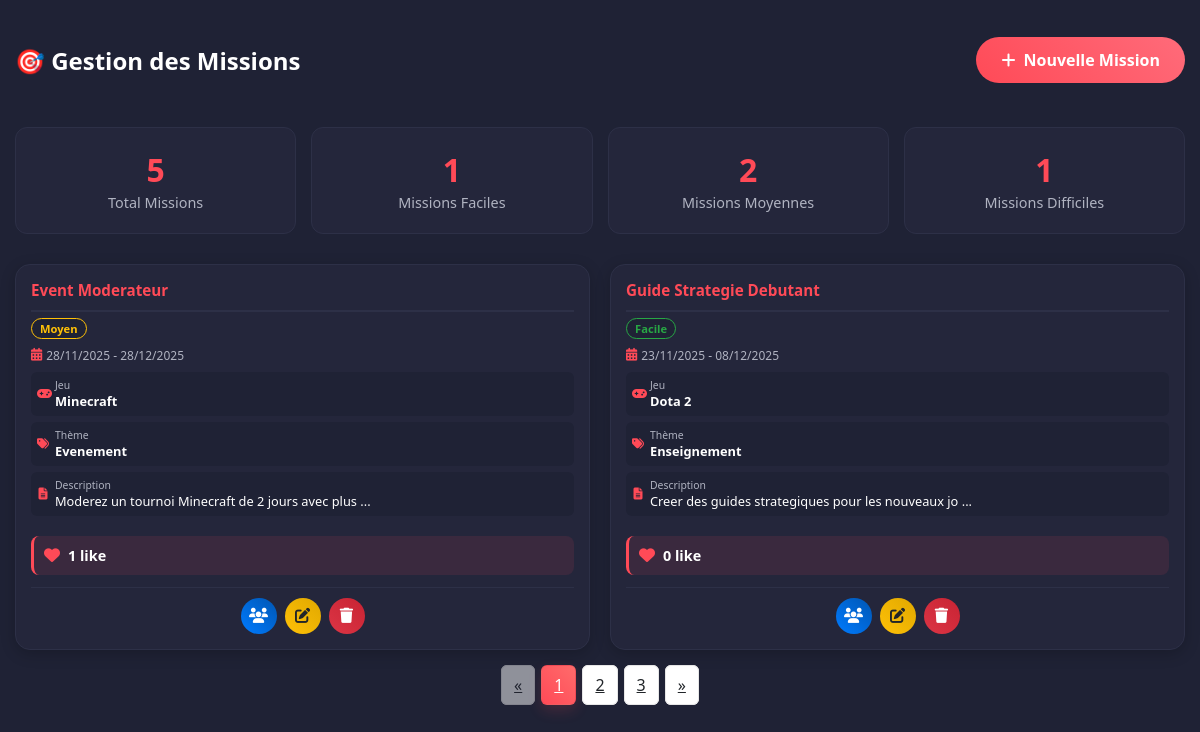
The app's page /view/backoffice/mission/missionliste.php with its own data.
### tables this page shows
CREATE TABLE `missions` (
  `id` int(11) NOT NULL,
  `titre` varchar(255) NOT NULL,
  `jeu` varchar(100) NOT NULL,
  `theme` varchar(100) DEFAULT NULL,
  `niveau_difficulte` enum('Facile','Moyen','Difficile','Expert') DEFAULT 'Moyen',
  `description` longtext DEFAULT NULL,
  `competences_requises` varchar(500) DEFAULT NULL,
  `salaire_propose` decimal(10,2) DEFAULT NULL,
  `duree_estimee` varchar(100) DEFAULT NULL,
  `nombre_places` int(11) DEFAULT 1,
  `date_creation` timestamp NOT NULL DEFAULT current_timestamp(),
  `date_debut` date DEFAULT NULL,
  `date_fin` date DEFAULT NULL,
  `statut` enum('Ouverte','En cours','Fermee','Annulee') DEFAULT 'Ouverte',
  `createur_id` int(11) NOT NULL,
  `partenaire_id` int(11) DEFAULT NULL
);

### db_config.php (called while the page is built, shortened)
<?php
if (!class_exists('config')) {
    class config
    {
        public static function getConnexion()
        {
            $host = "localhost";
            $db   = "projetweb3";
            $user = "root";
            $pass = "";
            $dsn = "mysql:host=$host;dbname=$db;charset=utf8";
            try {
                $pdo = new PDO($dsn, $user, $pass);
                $pdo->setAttribute(PDO::ATTR_ERRMODE, PDO::ERRMODE_EXCEPTION);
                return $pdo;
            } catch (PDOException $e) {
                die("Erreur de connexion : " . $e->getMessage());
            }
        }
    }
}

### controller/missioncontroller.php (called while the page is built, shortened)
<?php
require_once __DIR__ . '/../db_config.php';
class missioncontroller
{
    private $db;
    public function __construct()
    {
        $this->db = config::getConnexion();
    }
    public function missionliste()
    {
        $sql = "SELECT * FROM missions ORDER BY date_creation DESC";
        $stmt = $this->db->prepare($sql);
        $stmt->execute();
        return $stmt->fetchAll(PDO::FETCH_ASSOC);
    }
    public function getMissionsPaginated(int $page = 1, int $perPage = 10): array
    {
        $offset = ($page - 1) * $perPage;
        $countSql = "SELECT COUNT(*) as cnt FROM missions";
        $countStmt = $this->db->prepare($countSql);
        $countStmt->execute();
        $total = (int) $countStmt->fetch(PDO::FETCH_ASSOC)['cnt'];
        $sql = "SELECT * FROM missions ORDER BY date_creation DESC LIMIT :limit OFFSET :offset";
        $stmt = $this->db->prepare($sql);
        $stmt->bindValue(':limit', (int)$perPage, PDO::PARAM_INT);
        $stmt->bindValue(':offset', (int)$offset, PDO::PARAM_INT);
        $stmt->execute();
        $data = $stmt->fetchAll(PDO::FETCH_ASSOC);
        return ['data' => $data, 'total' => $total];
    }
}

### controller/LikeController.php (called while the page is built, shortened)
<?php
require_once __DIR__ . '/../db_config.php';
class LikeController
{
    private $db;
    private static $tableCreated = false;
    public function __construct()
    {
        $this->db = config::getConnexion();
        $this->ensureTableExists();
    }
    private function ensureTableExists()
    {
        if (self::$tableCreated) {
            return;
        }
        try {
            $this->db->query("SELECT 1 FROM likes_missions LIMIT 1");
            self::$tableCreated = true;
        } catch (PDOException $e) {
            if (strpos($e->getMessage(), "doesn't exist") !== false ||
                strpos($e->getMessage(), "Unknown table") !== false) {
                $this->createTable();
                self::$tableCreated = true;
            }
        }
    }
    public function getLikesCountForMissions(array $mission_ids)
    {
        try {
            $placeholders = implode(',', array_fill(0, count($mission_ids), '?'));
            $sql = "SELECT mission_id, COUNT(*) as count
                    FROM likes_missions
                    WHERE mission_id IN ($placeholders)
                    GROUP BY mission_id";
            $stmt = $this->db->prepare($sql);
            $stmt->execute($mission_ids);
            $results = $stmt->fetchAll(PDO::FETCH_ASSOC);
            $likesCount = [];
            foreach ($results as $row) {
                $likesCount[$row['mission_id']] = (int) $row['count'];
            }
            foreach ($mission_ids as $mission_id) {
                if (!isset($likesCount[$mission_id])) {
                    $likesCount[$mission_id] = 0;
                }
            }
            return $likesCount;
        } catch (PDOException $e) {
            if (strpos($e->getMessage(), "doesn't exist") !== false) {
                $this->createTable();
                self::$tableCreated = true;
                return array_fill_keys($mission_ids, 0);
            }
            throw $e;
        }
    }
}

### view/backoffice/mission/missionliste.php (the view, shortened to what this page needs)
<?php
require_once __DIR__ . '/../../../controller/missioncontroller.php';
require_once __DIR__ . '/../../../controller/LikeController.php';
$missionC = new missioncontroller();
$likeController = new LikeController();
$page = isset($_GET['page']) ? max(1, intval($_GET['page'])) : 1;
$perPage = 2;
$pag = $missionC->getMissionsPaginated($page, $perPage);
$missions = $pag['data'];
$totalMissions = $pag['total'];
$totalPages = (int) ceil($totalMissions / $perPage);
$allMissions = $missionC->missionliste();
$missionIds = array_column($missions, 'id');
$likesCount = $likeController->getLikesCountForMissions($missionIds);
?>
<!DOCTYPE html>
<html lang="fr">
<head>
    <link rel="stylesheet" href="../assets/css/custom-backoffice.css">
    <link rel="stylesheet" href="https://cdnjs.cloudflare.com/ajax/libs/font-awesome/6.5.0/css/all.min.css">
</head>
<body>
<div class="container mt-4">
    <div class="missions-header">
        <h2 class="text-white">🎯 Gestion des Missions</h2>
        <a href="addmission.php" class="add-mission-btn">
            <i class="fas fa-plus"></i> Nouvelle Mission
        </a>
    </div>
        <div class="missions-stats">
        <div class="mission-stat-card">
            <span class="mission-stat-number"><?= count($allMissions) ?></span>
            <span class="mission-stat-label">Total Missions</span>
        </div>
        <div class="mission-stat-card">
            <span class="mission-stat-number">
                <?= count(array_filter($allMissions, fn($m) => strtolower($m['niveau_difficulte']) === 'facile')) ?>
            </span>
            <span class="mission-stat-label">Missions Faciles</span>
        </div>
        <div class="mission-stat-card">
            <span class="mission-stat-number">
                <?= count(array_filter($allMissions, fn($m) => strtolower($m['niveau_difficulte']) === 'moyen')) ?>
            </span>
            <span class="mission-stat-label">Missions Moyennes</span>
        </div>
        <div class="mission-stat-card">
            <span class="mission-stat-number">
                <?= count(array_filter($allMissions, fn($m) => strtolower($m['niveau_difficulte']) === 'difficile')) ?>
            </span>
            <span class="mission-stat-label">Missions Difficiles</span>
        </div>
    </div>
    <div class="mission-grid">
        <?php if (empty($missions)): ?>
            <div class="empty-state">
                <i class="fas fa-tasks"></i>
                <h3>Aucune mission trouvée</h3>
                <p>Commencez par créer votre première mission</p>
                <a href="addmission.php" class="add-mission-btn" style="margin-top: 15px;">
                    <i class="fas fa-plus"></i> Créer une mission
                </a>
            </div>
        <?php else: ?>
            <?php foreach ($missions as $m): ?>
                <div class="mission-card">
                    <div class="mission-header">
                        <div>
                            <h3 class="mission-title"><?= htmlspecialchars($m['titre']) ?></h3>
                            <span class="mission-difficulty difficulty-<?= strtolower($m['niveau_difficulte']) ?>">
                                <?= ucfirst($m['niveau_difficulte']) ?>
                            </span>
                        </div>
                    </div>
                    <div class="mission-dates">
                        <div class="date-info">
                            <i class="fas fa-calendar-alt"></i>
                            <span><?= date('d/m/Y', strtotime($m['date_debut'])) ?> - <?= date('d/m/Y', strtotime($m['date_fin'])) ?></span>
                        </div>
                    </div>
                    <div class="mission-details">
                        <div class="detail-item">
                            <i class="fas fa-gamepad"></i>
                            <div>
                                <div class="detail-label">Jeu</div>
                                <div class="detail-value"><?= htmlspecialchars($m['jeu']) ?></div>
                            </div>
                        </div>
                        <div class="detail-item">
                            <i class="fas fa-tags"></i>
                            <div>
                                <div class="detail-label">Thème</div>
                                <div class="detail-value"><?= htmlspecialchars($m['theme']) ?></div>
                            </div>
                        </div>
                        <?php if (!empty($m['description'])): ?>
                        <div class="detail-item" style="grid-column: 1 / -1;">
                            <i class="fas fa-file-alt"></i>
                            <div>
                                <div class="detail-label">Description</div>
                                <div class="detail-value" style="font-weight: normal; overflow: hidden; text-overflow: ellipsis; white-space: nowrap;">
                                    <?= htmlspecialchars(substr($m['description'], 0, 50)) ?>
                                    <?= strlen($m['description']) > 50 ? '...' : '' ?>
                                </div>
                            </div>
                        </div>
                        <?php endif; ?>
                    </div>
                    <div class="mission-likes-info" style="margin: 12px 0; padding: 10px; background: rgba(255, 74, 87, 0.1); border-radius: 8px; border-left: 3px solid #ff4a57; display: flex; align-items: center; gap: 8px;">
                        <i class="fas fa-heart" style="color: #ff4a57; font-size: 1rem;"></i>
                        <span style="color: var(--text-color); font-weight: 600; font-size: 0.9rem;">
                            <?= isset($likesCount[$m['id']]) ? number_format($likesCount[$m['id']], 0, ',', ' ') : '0' ?>
                            <?= isset($likesCount[$m['id']]) && $likesCount[$m['id']] > 1 ? 'likes' : 'like' ?>
                        </span>
                    </div>
                    <div class="mission-actions">
                        <a href="../condidature/listecondidature.php?mission_id=<?= $m['id'] ?>&mission_titre=<?= urlencode($m['titre']) ?>"
                           class="btn-icon btn-candidatures"
                           title="Voir les candidatures">
                            <i class="fas fa-users"></i>
                        </a>
                        <a href="modifiermission.php?id=<?= $m['id'] ?>"
                           class="btn-icon btn-modifier"
                           title="Modifier la mission">
                            <i class="fas fa-edit"></i>
                        </a>
                        <a href="deletemission.php?id=<?= $m['id'] ?>"
                           class="btn-icon btn-supprimer"
                           title="Supprimer la mission"
                           onclick="return confirm('Êtes-vous sûr de vouloir supprimer cette mission ?');">
                            <i class="fas fa-trash"></i>
                        </a>
                    </div>
                </div>
            <?php endforeach; ?>
        <?php endif; ?>
    </div>
    <?php if ($totalPages > 1): ?>
    <div class="text-center mt-4">
        <nav aria-label="Pagination">
            <ul class="pagination justify-content-center">
                <li class="page-item <?= $page <= 1 ? 'disabled' : '' ?>">
                    <a class="page-link" href="?page=<?= max(1, $page-1) ?>" aria-label="Précédent">&laquo;</a>
                </li>
                <?php for ($p = 1; $p <= $totalPages; $p++): ?>
                    <li class="page-item <?= $p === $page ? 'active' : '' ?>">
                        <a class="page-link" href="?page=<?= $p ?>"><?= $p ?></a>
                    </li>
                <?php endfor; ?>
                <li class="page-item <?= $page >= $totalPages ? 'disabled' : '' ?>">
                    <a class="page-link" href="?page=<?= min($totalPages, $page+1) ?>" aria-label="Suivant">&raquo;</a>
                </li>
            </ul>
        </nav>
    </div>
    <?php endif; ?>
</div>
</body>
</html>

### view/backoffice/assets/css/custom-backoffice.css (style rules this page uses)
:root { --primary-color: #ff4a57; --primary-light: #ff6b7a; --secondary-color: #1f2235; --accent-color: #24263b; --text-color: #ffffff; --text-muted: #b0b3c1; --sidebar-width: 250px; --success: #28a745; --warning: #ffc107; --danger: #dc3545; --info: #17a2b8; --border-color: #2d3047; }
body { background-color: var(--secondary-color); color: var(--text-color); font-family: 'Segoe UI', Tahoma, Geneva, Verdana, sans-serif; margin: 0; padding: 0; }
.mission-grid { display: grid; grid-template-columns: repeat(auto-fill, minmax(350px, 1fr)); gap: 25px; margin-top: 30px; }
.mission-card { background: var(--accent-color); padding: 25px; border-radius: 15px; border: 1px solid var(--border-color); box-shadow: 0 4px 15px rgba(0, 0, 0, 0.2); transition: all 0.3s ease; position: relative; }
.mission-title { font-size: 1.3rem; font-weight: 700; color: var(--primary-color); margin-bottom: 15px; border-bottom: 2px solid var(--border-color); padding-bottom: 10px; }
.mission-actions { margin-top: 20px; display: flex; justify-content: center; gap: 8px; }
.btn-icon { width: 40px; height: 40px; border-radius: 50%; display: flex; align-items: center; justify-content: center; text-decoration: none; transition: all 0.3s ease; border: none; font-size: 1rem; cursor: pointer; }
.btn-candidatures { background: linear-gradient(45deg, #007bff, #0056b3); color: white; }
.btn-modifier { background: linear-gradient(45deg, #ffc107, #e0a800); color: #212529; }
.btn-supprimer { background: linear-gradient(45deg, #dc3545, #c82333); color: white; }
.btn-icon { position: relative; }
.btn-icon::after { content: attr(title); position: absolute; bottom: -35px; left: 50%; transform: translateX(-50%); background: rgba(0, 0, 0, 0.8); color: white; padding: 5px 10px; border-radius: 4px; font-size: 0.75rem; white-space: nowrap; opacity: 0; visibility: hidden; transition: all 0.3s ease; z-index: 1000; }
.text-white { color: var(--text-color) !important; }
.mt-4 { margin-top: 1.5rem !important; }
.container { max-width: 1200px; margin: 0 auto; padding: 0 15px; }

### records on screen
missions: titre "Event Moderateur", niveau_difficulte "Moyen", date_debut "28/11/2025", date_fin "28/12/2025", jeu "Minecraft", theme "Evenement", description "Moderez un tournoi Minecraft de 2 jours avec plus", id "1", shows "like"
missions: titre "Guide Strategie Debutant", niveau_difficulte "Facile", date_debut "23/11/2025", date_fin "08/12/2025", jeu "Dota 2", theme "Enseignement", description "Creer des guides strategiques pour les nouveaux jo", id "0", shows "like"

### other values on screen
count($allMissions) "5"
